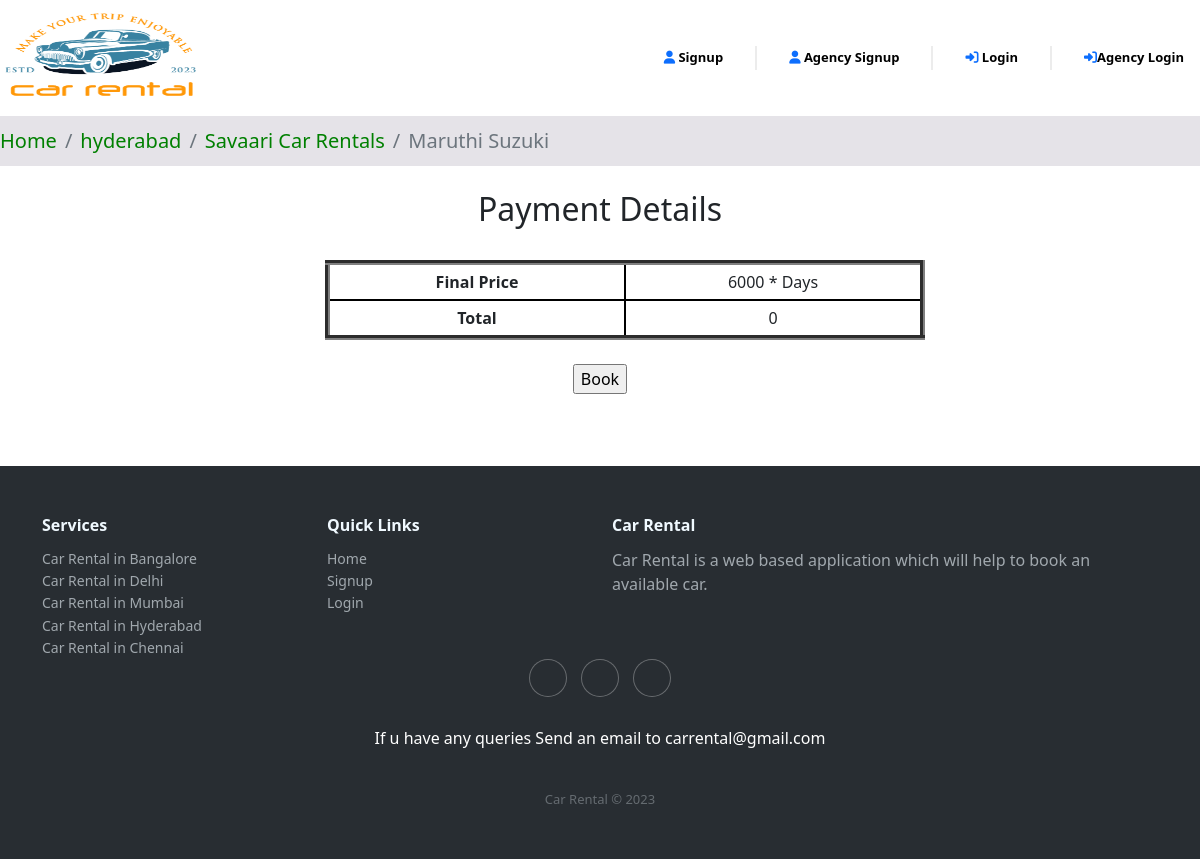
The page /booking.php?car_id=1 on the database its author committed.
### tables this page shows
CREATE TABLE `rentcars` (
  `id` int(11) NOT NULL,
  `city_id` int(11) NOT NULL,
  `agency_id` int(100) NOT NULL,
  `name` varchar(100) NOT NULL,
  `model` varchar(255) NOT NULL,
  `number` varchar(255) NOT NULL,
  `seating` int(100) NOT NULL,
  `rent` int(11) NOT NULL,
  `description` longtext NOT NULL
);

CREATE TABLE `cities` (
  `id` int(100) NOT NULL,
  `name` varchar(100) NOT NULL
);

CREATE TABLE `agency` (
  `id` int(11) NOT NULL,
  `city_id` int(100) NOT NULL,
  `email` varchar(255) NOT NULL,
  `password` varchar(100) NOT NULL,
  `phone` varchar(100) NOT NULL,
  `agency_name` varchar(100) NOT NULL,
  `address` varchar(255) NOT NULL
);

### booking.php (the view, shortened to what this page needs)
<?php
require "connect.php";
$user_id = isset($_SESSION['user_id']) ? $_SESSION['user_id'] : NULL;
$property_id=$_GET['car_id'];
$sql_1 = "SELECT *, p.id AS car_id, p.name AS car_name, c.name AS city_name, p.agency_id as agency_id
            FROM rentcars p
            INNER JOIN cities c ON p.city_id = c.id
            WHERE p.id = $property_id";
$result_1 = mysqli_query($conn, $sql_1);
$property = mysqli_fetch_assoc($result_1);
$rent=$property['rent'];
$sql5="select * from booking_details where user_id='$user_id' and car_id='$property_id'";
$result5=mysqli_query($conn,$sql5);
$details5=mysqli_fetch_assoc($result5);
$days=$details5['days'];
$total_rent=$rent*$days;
$agency_id=$property['agency_id'];
$sql6="select * from agency where id='$agency_id'";
$result6=mysqli_query($conn,$sql6);
$details6=mysqli_fetch_assoc($result6);
?>
<!DOCTYPE html>
<html lang="en">
<head>
    <?php
    include "head_links.php";
    ?>
    <link href="css/cardetail.css" rel="stylesheet"/>
</head>
<body>
<?php
    include "header.php";
    ?>
    <div class="row">
          <nav aria-label="breadcrumb">
            <ol class="breadcrumb align-items-center">
              <li class="breadcrumb-item"><a class="home" href="index.php">Home</a></li>
              <li class="breadcrumb-item" ><a class="home" href="city.php?city=<?= $property['city_name']; ?>"><?= $property['city_name']; ?></a></li>
              <li class="breadcrumb-item" ><a class="home" href="agency.php?agency_id=<?= $details6['id']; ?>"><?= $details6['agency_name']; ?></a></li>
              <li class="breadcrumb-item active" aria-current="page"><?= $property['car_name']; ?></li>
            </ol>
          </nav>
    </div><br>
    <div class="row">
        <center>
            <h2>Payment Details</h2><br>
        </center>
    </div>
    <div class="row">
        <center>
        <table border="5" style="width: 50%; margin-left: 50px">
            <tr>
                <th>Final Price</th>
                <td><?php echo $rent." "."*"." ".$days." "  ?> Days</td>
            </tr>
            <tr>
            <th>Total</th>
            <td><?php echo $total_rent ?></td>
            </tr>
    </table><br>
        <form method="POST">
            <input type="submit" name="submit" value="Book">
        </form>
        </center>
    </div>
    <br><br><br>
    <?php
    include "footer.php"
    ?>
</body></html>

### css/cardetail.css (style rules this page uses)
body { margin: 0px; padding: 0px; overflow-x: hidden; }
.breadcrumb { background-color: #e5e3e8; margin: 0px; height: 50px; }
.home { color: green; text-decoration: none; font-size: 15px; }
.breadcrumb-item { font-size: 15px; }
@media (min-width:1200px) { .home { color: green; text-decoration: none; font-size: 20px; } }
@media (min-width:1200px) { .breadcrumb-item { font-size: 20px; } }
@media (min-width:992px) { .home { color: green; text-decoration: none; font-size: 20px; } }
@media (min-width:992px) { .breadcrumb-item { font-size: 20px; } }
@media (min-width:768px) { .home { color: green; text-decoration: none; font-size: 20px; } }
@media (min-width:768px) { .breadcrumb-item { font-size: 20px; } }

### booking.php (style rules this page uses)
tr,th,td { border: 2px solid black; text-align: center; padding:5px; }
th { width: 50%; }

### rows shown on the page
rentcars: city.name "hyderabad", name "Maruthi Suzuki", rent "6000", rent "0"
agency: agency_name "Savaari Car Rentals"
